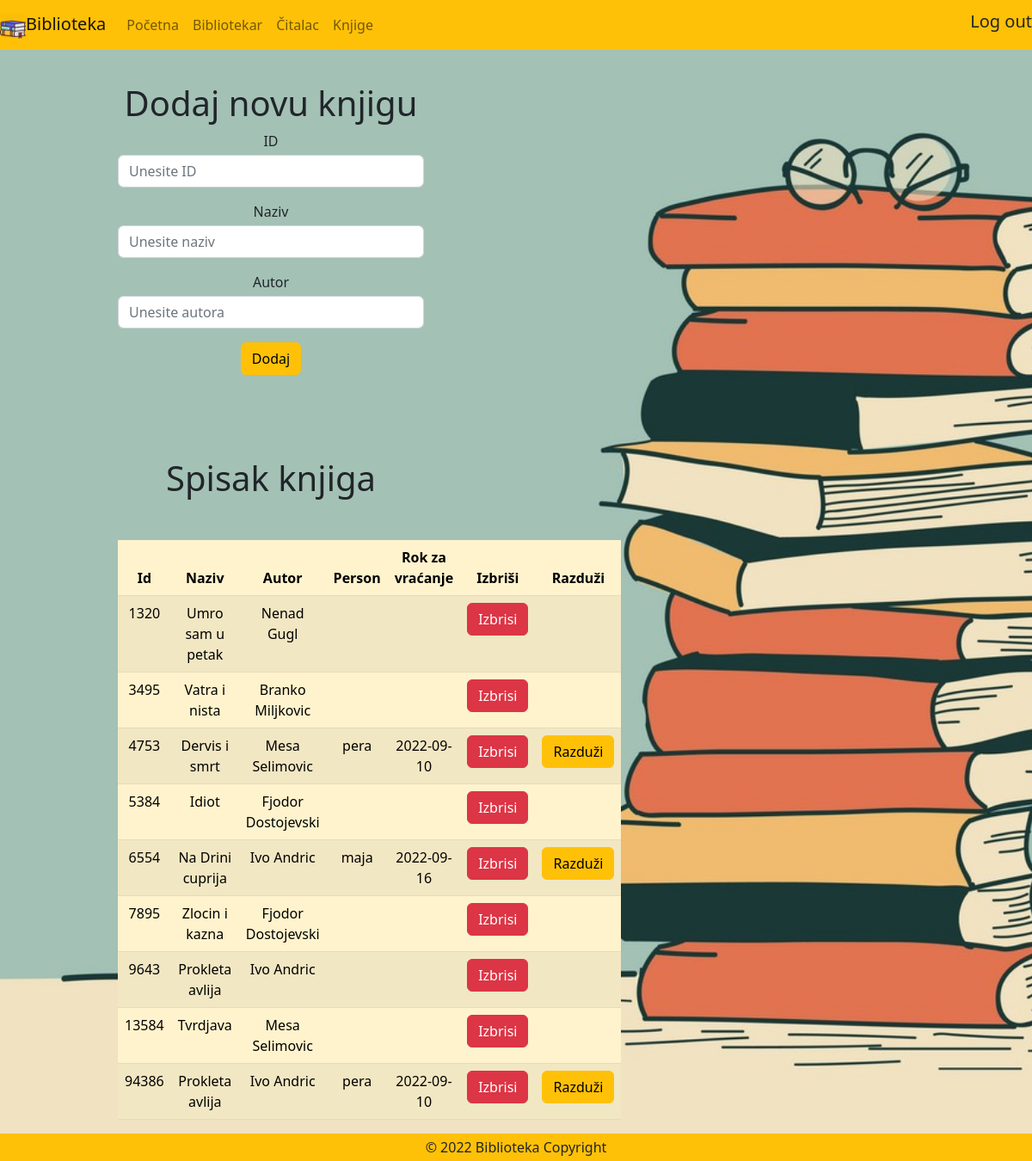
Screenshot of /bibliotekar.php (signed in) with the database file from the repository.
### tables this page shows
CREATE TABLE `books` (
  `id` int(11) NOT NULL,
  `title` varchar(150) NOT NULL,
  `author` varchar(150) NOT NULL,
  `person` varchar(50) DEFAULT NULL,
  `deadline` date DEFAULT NULL
);

### model/books.php (called while the page is built, shortened)
<?php
class Book
{
    public static function getAll(mysqli $conn)
    {
        $query = "SELECT * FROM books";
        return $conn->query($query);
    }
}

### bibliotekar.php (the view, shortened to what this page needs)
<?php
require "dbBroker.php";
require "./model/books.php";
$books = Book::getAll($conn);
?>
<!DOCTYPE html>
<html lang="en">
<head>
    <?php
    include "head.php";
    ?>
</head>
<body>
    <?php
    include "header.php";
    ?>
    <div class="container">
        <div class="row d-flex justify-content-left text-center mt-5 pt-5">
            <div class="col-md-8 col-lg-6 col-xl-4 offset-xl-1">
                <h1>Dodaj novu knjigu</h1>
                <form name="addForm">
                    <div class="form group">
                        <label for="id" class="mb-1 text-align-left">ID</label>
                        <input type="number" class="form-control" name="id" placeholder="Unesite ID">
                    </div>
                    <div class="form group">
                        <label for="title" class="mb-1 mt-3">Naziv</label>
                        <input type="text" class="form-control" name="title" placeholder="Unesite naziv">
                    </div>
                    <div class="form group">
                        <label for="author" class="mb-1 mt-3">Autor</label>
                        <input type="text" class="form-control" name="author" placeholder="Unesite autora">
                    </div>
                    <div class="form group">
                        <button id="btnDodaj" type="button" class="btn btn-warning btn-block mt-3" onclick="dodaj()">Dodaj</button>
                    </div>
                </form>
            </div>
        </div>
    </div>
    <div class="container">
        <div class="row d-flex justify-content-left text-center mt-5 pt-5">
            <div class="col-md-8 col-lg-6 col-xl-4 offset-xl-1">
                <h1>Spisak knjiga</h1>
                <table id="mytable" class="table  table-warning table-striped mt-5 pt-5 mb-5 pb-5">
                    <thead>
                        <tr>
                            <th scope="col">Id</th>
                            <th scope="col">Naziv</th>
                            <th scope="col">Autor</th>
                            <th scope="col">Person</th>
                            <th scope="col">Rok za vraćanje</th>
                            <th scope="col">Izbriši</th>
                            <th scope="col">Razduži</th>
                        </tr>
                    </thead>
                    <tbody>
                        <?php
                        while ($row = $books->fetch_assoc()) :
                        ?>
                            <tr id="<?php echo $row['id']; ?>">
                                <td><?php echo $row['id']; ?></td>
                                <td><?php echo $row['title']; ?></td>
                                <td><?php echo $row['author']; ?></td>
                                <td><?php echo $row['person']; ?></td>
                                <td><?php echo $row['deadline']; ?></td>
                                <td>
                                    <button type="button" name="buttonI" class="btn btn-danger delete" onclick="izbrisi(<?php echo $row['id']; ?>)">Izbrisi</button>
                                </td>
                                <td><?php if ($row['deadline'] != null) { ?>
                                        <button type="button" name="buttonZ" class="btn btn-warning bnt-block" onclick="razduzi(<?php echo $row['id']; ?>)">Razduži</button>
                                    <?php
                                    }
                                    ?>
                                </td>
                            </tr>
                        <?php
                        endwhile;
                        ?>
                    </tbody>
                </table>
            </div>
        </div>
    </div>
    <?php
    include "footer.php";
    ?>
</body>
</html>

### css/style.css (style rules this page uses)
body { background-image: url(../img/background.jpg); background-repeat: no-repeat; background-size: cover ; }

### rows the page displays
books: id "1320", title "Umro sam u petak", author "Nenad Gugl"
books: id "3495", title "Vatra i nista", author "Branko Miljkovic"
books: id "4753", title "Dervis i smrt", author "Mesa Selimovic", person "pera", deadline "2022-09-10"
books: id "5384", title "Idiot", author "Fjodor Dostojevski"
books: id "6554", title "Na Drini cuprija", author "Ivo Andric", person "maja", deadline "2022-09-16"
books: id "7895", title "Zlocin i kazna", author "Fjodor Dostojevski"
books: id "9643", title "Prokleta avlija", author "Ivo Andric"
books: id "13584", title "Tvrdjava", author "Mesa Selimovic"
books: id "94386", title "Prokleta avlija", author "Ivo Andric", person "pera", deadline "2022-09-10"
